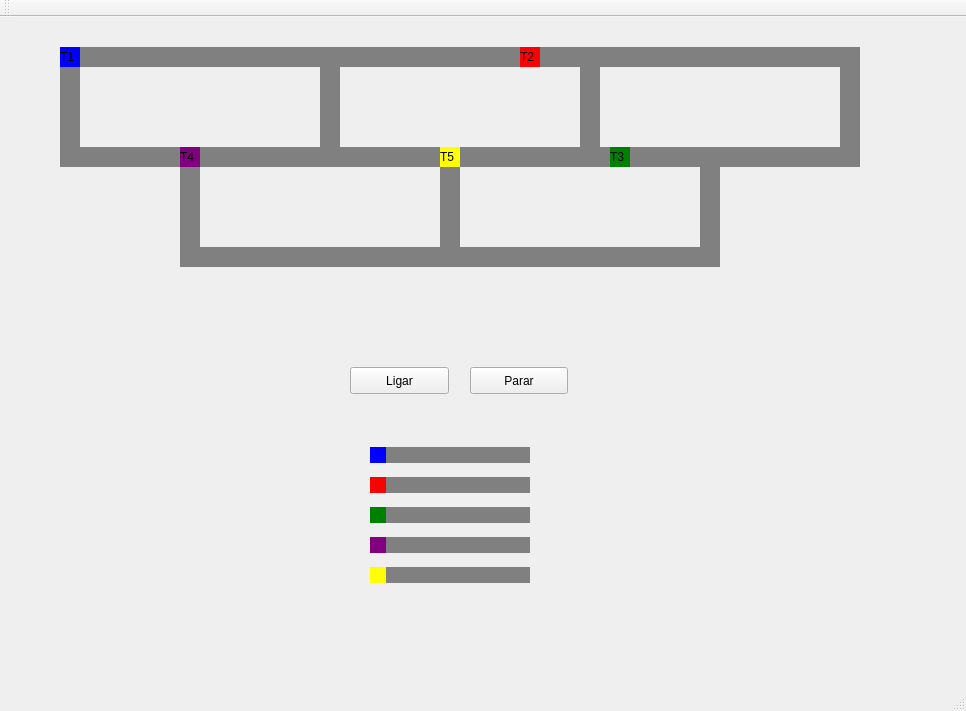
<?xml version="1.0" encoding="UTF-8"?>
<ui version="4.0">
 <class>MainWindow</class>
 <widget class="QMainWindow" name="MainWindow">
  <property name="geometry">
   <rect>
    <x>0</x>
    <y>0</y>
    <width>966</width>
    <height>711</height>
   </rect>
  </property>
  <property name="windowTitle">
   <string>MainWindow</string>
  </property>
  <widget class="QWidget" name="centralWidget">
   <widget class="QLabel" name="label_trem1">
    <property name="geometry">
     <rect>
      <x>60</x>
      <y>30</y>
      <width>20</width>
      <height>20</height>
     </rect>
    </property>
    <property name="styleSheet">
     <string notr="true">QLabel { background: blue}</string>
    </property>
    <property name="text">
     <string>T1</string>
    </property>
   </widget>
   <widget class="QLabel" name="label_trilho1">
    <property name="geometry">
     <rect>
      <x>80</x>
      <y>30</y>
      <width>240</width>
      <height>20</height>
     </rect>
    </property>
    <property name="styleSheet">
     <string notr="true">QLabel { background: grey}</string>
    </property>
    <property name="text">
     <string/>
    </property>
   </widget>
   <widget class="QLabel" name="label_trilho2">
    <property name="geometry">
     <rect>
      <x>80</x>
      <y>130</y>
      <width>240</width>
      <height>20</height>
     </rect>
    </property>
    <property name="styleSheet">
     <string notr="true">QLabel { background: grey}</string>
    </property>
    <property name="text">
     <string/>
    </property>
   </widget>
   <widget class="QLabel" name="label_trilho3">
    <property name="geometry">
     <rect>
      <x>320</x>
      <y>30</y>
      <width>20</width>
      <height>120</height>
     </rect>
    </property>
    <property name="styleSheet">
     <string notr="true">QLabel { background: grey}</string>
    </property>
    <property name="text">
     <string/>
    </property>
   </widget>
   <widget class="QLabel" name="label_trilho4">
    <property name="geometry">
     <rect>
      <x>60</x>
      <y>30</y>
      <width>20</width>
      <height>120</height>
     </rect>
    </property>
    <property name="styleSheet">
     <string notr="true">QLabel { background: grey}</string>
    </property>
    <property name="text">
     <string/>
    </property>
   </widget>
   <widget class="QPushButton" name="pushButton">
    <property name="geometry">
     <rect>
      <x>350</x>
      <y>350</y>
      <width>99</width>
      <height>27</height>
     </rect>
    </property>
    <property name="text">
     <string>Ligar</string>
    </property>
   </widget>
   <widget class="QPushButton" name="pushButton_2">
    <property name="geometry">
     <rect>
      <x>470</x>
      <y>350</y>
      <width>98</width>
      <height>27</height>
     </rect>
    </property>
    <property name="text">
     <string>Parar</string>
    </property>
   </widget>
   <widget class="QLabel" name="label_trilho4_2">
    <property name="geometry">
     <rect>
      <x>580</x>
      <y>30</y>
      <width>20</width>
      <height>120</height>
     </rect>
    </property>
    <property name="styleSheet">
     <string notr="true">QLabel { background: grey}</string>
    </property>
    <property name="text">
     <string/>
    </property>
   </widget>
   <widget class="QLabel" name="label_trilho1_2">
    <property name="geometry">
     <rect>
      <x>340</x>
      <y>30</y>
      <width>240</width>
      <height>20</height>
     </rect>
    </property>
    <property name="styleSheet">
     <string notr="true">QLabel { background: grey
}</string>
    </property>
    <property name="text">
     <string/>
    </property>
   </widget>
   <widget class="QLabel" name="label_trilho2_2">
    <property name="geometry">
     <rect>
      <x>340</x>
      <y>130</y>
      <width>240</width>
      <height>20</height>
     </rect>
    </property>
    <property name="styleSheet">
     <string notr="true">QLabel { background: grey}</string>
    </property>
    <property name="text">
     <string/>
    </property>
   </widget>
   <widget class="QLabel" name="label_trem2">
    <property name="geometry">
     <rect>
      <x>520</x>
      <y>30</y>
      <width>20</width>
      <height>20</height>
     </rect>
    </property>
    <property name="styleSheet">
     <string notr="true">QLabel { background: red}</string>
    </property>
    <property name="text">
     <string>T2</string>
    </property>
   </widget>
   <widget class="QSlider" name="sliderT1">
    <property name="geometry">
     <rect>
      <x>370</x>
      <y>430</y>
      <width>160</width>
      <height>16</height>
     </rect>
    </property>
    <property name="styleSheet">
     <string notr="true">QSlider::groove:horizontal {background-color:grey}
QSlider::handle:horizontal {background-color:blue; width: 16px; height: 16px}</string>
    </property>
    <property name="maximum">
     <number>100</number>
    </property>
    <property name="value">
     <number>0</number>
    </property>
    <property name="orientation">
     <enum>Qt::Horizontal</enum>
    </property>
    <property name="invertedControls">
     <bool>false</bool>
    </property>
   </widget>
   <widget class="QSlider" name="sliderT2">
    <property name="enabled">
     <bool>true</bool>
    </property>
    <property name="geometry">
     <rect>
      <x>370</x>
      <y>460</y>
      <width>160</width>
      <height>16</height>
     </rect>
    </property>
    <property name="styleSheet">
     <string notr="true">QSlider::groove:horizontal {background-color:grey}
QSlider::handle:horizontal {background-color:red; width: 16px; height: 16px}</string>
    </property>
    <property name="maximum">
     <number>100</number>
    </property>
    <property name="value">
     <number>0</number>
    </property>
    <property name="orientation">
     <enum>Qt::Horizontal</enum>
    </property>
    <property name="invertedAppearance">
     <bool>false</bool>
    </property>
    <property name="invertedControls">
     <bool>false</bool>
    </property>
   </widget>
   <widget class="QLabel" name="label_trem3">
    <property name="geometry">
     <rect>
      <x>610</x>
      <y>130</y>
      <width>20</width>
      <height>20</height>
     </rect>
    </property>
    <property name="styleSheet">
     <string notr="true">QLabel { background: green}</string>
    </property>
    <property name="text">
     <string>T3</string>
    </property>
   </widget>
   <widget class="QLabel" name="label_trem4">
    <property name="geometry">
     <rect>
      <x>180</x>
      <y>130</y>
      <width>20</width>
      <height>20</height>
     </rect>
    </property>
    <property name="styleSheet">
     <string notr="true">QLabel { background: purple}</string>
    </property>
    <property name="text">
     <string>T4</string>
    </property>
   </widget>
   <widget class="QLabel" name="label_trem5">
    <property name="geometry">
     <rect>
      <x>440</x>
      <y>130</y>
      <width>20</width>
      <height>20</height>
     </rect>
    </property>
    <property name="styleSheet">
     <string notr="true">QLabel { background: yellow}</string>
    </property>
    <property name="text">
     <string>T5</string>
    </property>
   </widget>
   <widget class="QLabel" name="label_trilho1_3">
    <property name="geometry">
     <rect>
      <x>600</x>
      <y>30</y>
      <width>240</width>
      <height>20</height>
     </rect>
    </property>
    <property name="styleSheet">
     <string notr="true">QLabel { background: grey}</string>
    </property>
    <property name="text">
     <string/>
    </property>
   </widget>
   <widget class="QLabel" name="label_trilho3_2">
    <property name="geometry">
     <rect>
      <x>840</x>
      <y>30</y>
      <width>20</width>
      <height>120</height>
     </rect>
    </property>
    <property name="styleSheet">
     <string notr="true">QLabel { background: grey}</string>
    </property>
    <property name="text">
     <string/>
    </property>
   </widget>
   <widget class="QLabel" name="label_trilho2_3">
    <property name="geometry">
     <rect>
      <x>600</x>
      <y>130</y>
      <width>240</width>
      <height>20</height>
     </rect>
    </property>
    <property name="styleSheet">
     <string notr="true">QLabel { background: grey}</string>
    </property>
    <property name="text">
     <string/>
    </property>
   </widget>
   <widget class="QLabel" name="label_trilho4_3">
    <property name="geometry">
     <rect>
      <x>180</x>
      <y>130</y>
      <width>20</width>
      <height>120</height>
     </rect>
    </property>
    <property name="styleSheet">
     <string notr="true">QLabel { background: grey}</string>
    </property>
    <property name="text">
     <string/>
    </property>
   </widget>
   <widget class="QLabel" name="label_trilho4_4">
    <property name="geometry">
     <rect>
      <x>700</x>
      <y>130</y>
      <width>20</width>
      <height>120</height>
     </rect>
    </property>
    <property name="styleSheet">
     <string notr="true">QLabel { background: grey}</string>
    </property>
    <property name="text">
     <string/>
    </property>
   </widget>
   <widget class="QLabel" name="label_trilho2_4">
    <property name="geometry">
     <rect>
      <x>200</x>
      <y>230</y>
      <width>240</width>
      <height>20</height>
     </rect>
    </property>
    <property name="styleSheet">
     <string notr="true">QLabel { background: grey}</string>
    </property>
    <property name="text">
     <string/>
    </property>
   </widget>
   <widget class="QLabel" name="label_trilho2_5">
    <property name="geometry">
     <rect>
      <x>460</x>
      <y>230</y>
      <width>240</width>
      <height>20</height>
     </rect>
    </property>
    <property name="styleSheet">
     <string notr="true">QLabel { background: grey}</string>
    </property>
    <property name="text">
     <string/>
    </property>
   </widget>
   <widget class="QLabel" name="label_trilho4_5">
    <property name="geometry">
     <rect>
      <x>440</x>
      <y>130</y>
      <width>20</width>
      <height>120</height>
     </rect>
    </property>
    <property name="styleSheet">
     <string notr="true">QLabel { background: grey}</string>
    </property>
    <property name="text">
     <string/>
    </property>
   </widget>
   <widget class="QSlider" name="sliderT3">
    <property name="enabled">
     <bool>true</bool>
    </property>
    <property name="geometry">
     <rect>
      <x>370</x>
      <y>490</y>
      <width>160</width>
      <height>16</height>
     </rect>
    </property>
    <property name="styleSheet">
     <string notr="true">QSlider::groove:horizontal {background-color:grey}
QSlider::handle:horizontal {background-color:green; width: 16px; height: 16px}</string>
    </property>
    <property name="maximum">
     <number>100</number>
    </property>
    <property name="value">
     <number>0</number>
    </property>
    <property name="orientation">
     <enum>Qt::Horizontal</enum>
    </property>
    <property name="invertedAppearance">
     <bool>false</bool>
    </property>
    <property name="invertedControls">
     <bool>false</bool>
    </property>
   </widget>
   <widget class="QSlider" name="sliderT4">
    <property name="enabled">
     <bool>true</bool>
    </property>
    <property name="geometry">
     <rect>
      <x>370</x>
      <y>520</y>
      <width>160</width>
      <height>16</height>
     </rect>
    </property>
    <property name="styleSheet">
     <string notr="true">QSlider::groove:horizontal {background-color:grey}
QSlider::handle:horizontal {background-color:purple; width: 16px; height: 16px}</string>
    </property>
    <property name="maximum">
     <number>100</number>
    </property>
    <property name="value">
     <number>0</number>
    </property>
    <property name="orientation">
     <enum>Qt::Horizontal</enum>
    </property>
    <property name="invertedAppearance">
     <bool>false</bool>
    </property>
    <property name="invertedControls">
     <bool>false</bool>
    </property>
   </widget>
   <widget class="QSlider" name="sliderT5">
    <property name="enabled">
     <bool>true</bool>
    </property>
    <property name="geometry">
     <rect>
      <x>370</x>
      <y>550</y>
      <width>160</width>
      <height>16</height>
     </rect>
    </property>
    <property name="styleSheet">
     <string notr="true">QSlider::groove:horizontal {background-color:grey}
QSlider::handle:horizontal {background-color:yellow; width: 16px; height: 16px}</string>
    </property>
    <property name="maximum">
     <number>100</number>
    </property>
    <property name="value">
     <number>0</number>
    </property>
    <property name="orientation">
     <enum>Qt::Horizontal</enum>
    </property>
    <property name="invertedAppearance">
     <bool>false</bool>
    </property>
    <property name="invertedControls">
     <bool>false</bool>
    </property>
   </widget>
   <zorder>label_trilho3_2</zorder>
   <zorder>label_trilho4_2</zorder>
   <zorder>label_trilho3</zorder>
   <zorder>label_trilho2</zorder>
   <zorder>label_trilho4_3</zorder>
   <zorder>label_trilho4_5</zorder>
   <zorder>label_trilho2_5</zorder>
   <zorder>label_trilho4_4</zorder>
   <zorder>label_trilho2_3</zorder>
   <zorder>label_trilho1_3</zorder>
   <zorder>label_trilho2_4</zorder>
   <zorder>label_trilho1</zorder>
   <zorder>label_trilho4</zorder>
   <zorder>label_trem1</zorder>
   <zorder>pushButton</zorder>
   <zorder>pushButton_2</zorder>
   <zorder>label_trilho1_2</zorder>
   <zorder>label_trilho2_2</zorder>
   <zorder>label_trem2</zorder>
   <zorder>sliderT1</zorder>
   <zorder>sliderT2</zorder>
   <zorder>label_trem3</zorder>
   <zorder>label_trem4</zorder>
   <zorder>label_trem5</zorder>
   <zorder>sliderT3</zorder>
   <zorder>sliderT4</zorder>
   <zorder>sliderT5</zorder>
  </widget>
  <widget class="QMenuBar" name="menuBar">
   <property name="geometry">
    <rect>
     <x>0</x>
     <y>0</y>
     <width>966</width>
     <height>20</height>
    </rect>
   </property>
  </widget>
  <widget class="QToolBar" name="mainToolBar">
   <attribute name="toolBarArea">
    <enum>TopToolBarArea</enum>
   </attribute>
   <attribute name="toolBarBreak">
    <bool>false</bool>
   </attribute>
  </widget>
  <widget class="QStatusBar" name="statusBar"/>
 </widget>
 <layoutdefault spacing="6" margin="11"/>
 <resources/>
 <connections/>
</ui>
